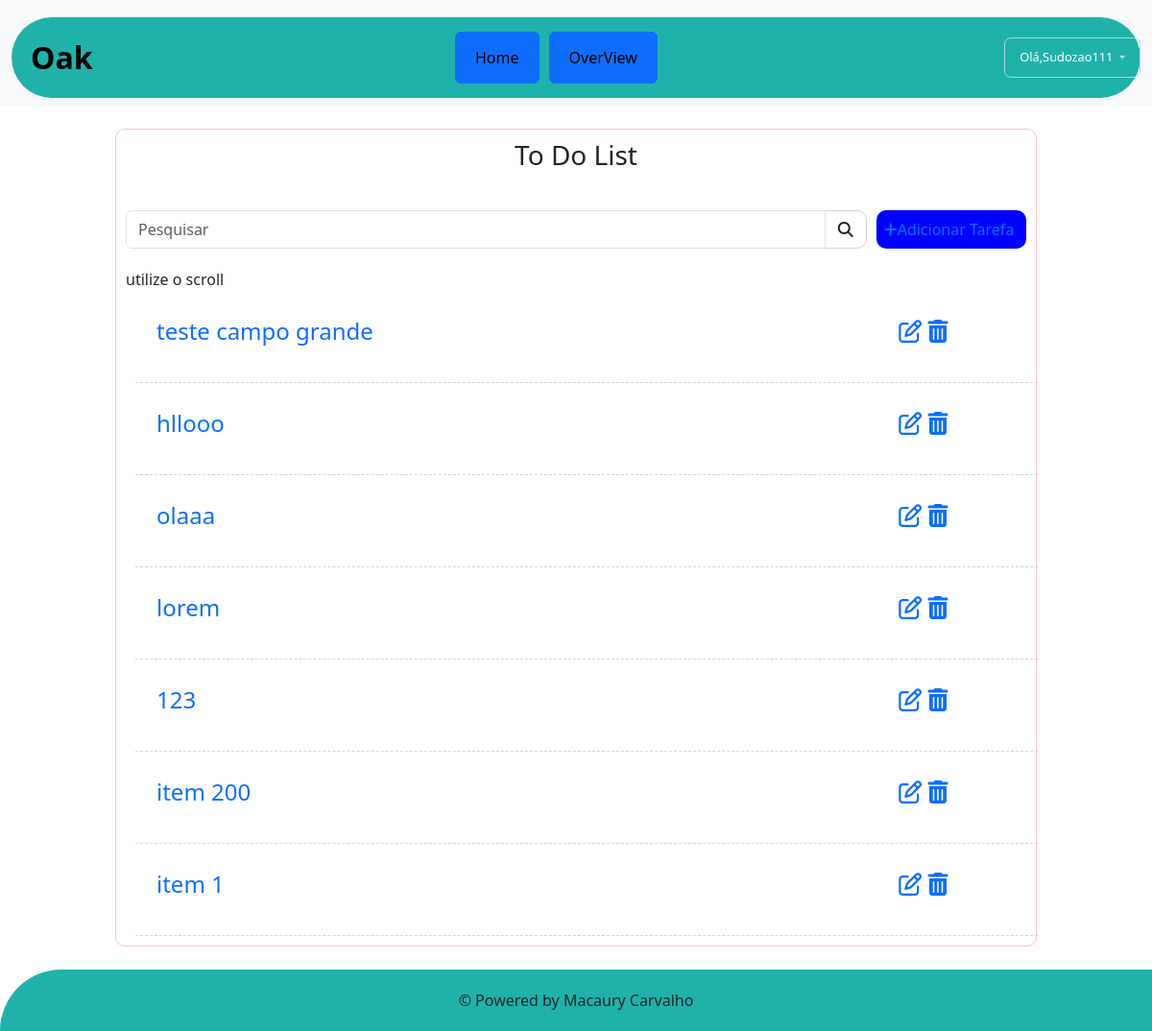
The app's page / (signed in), older data.
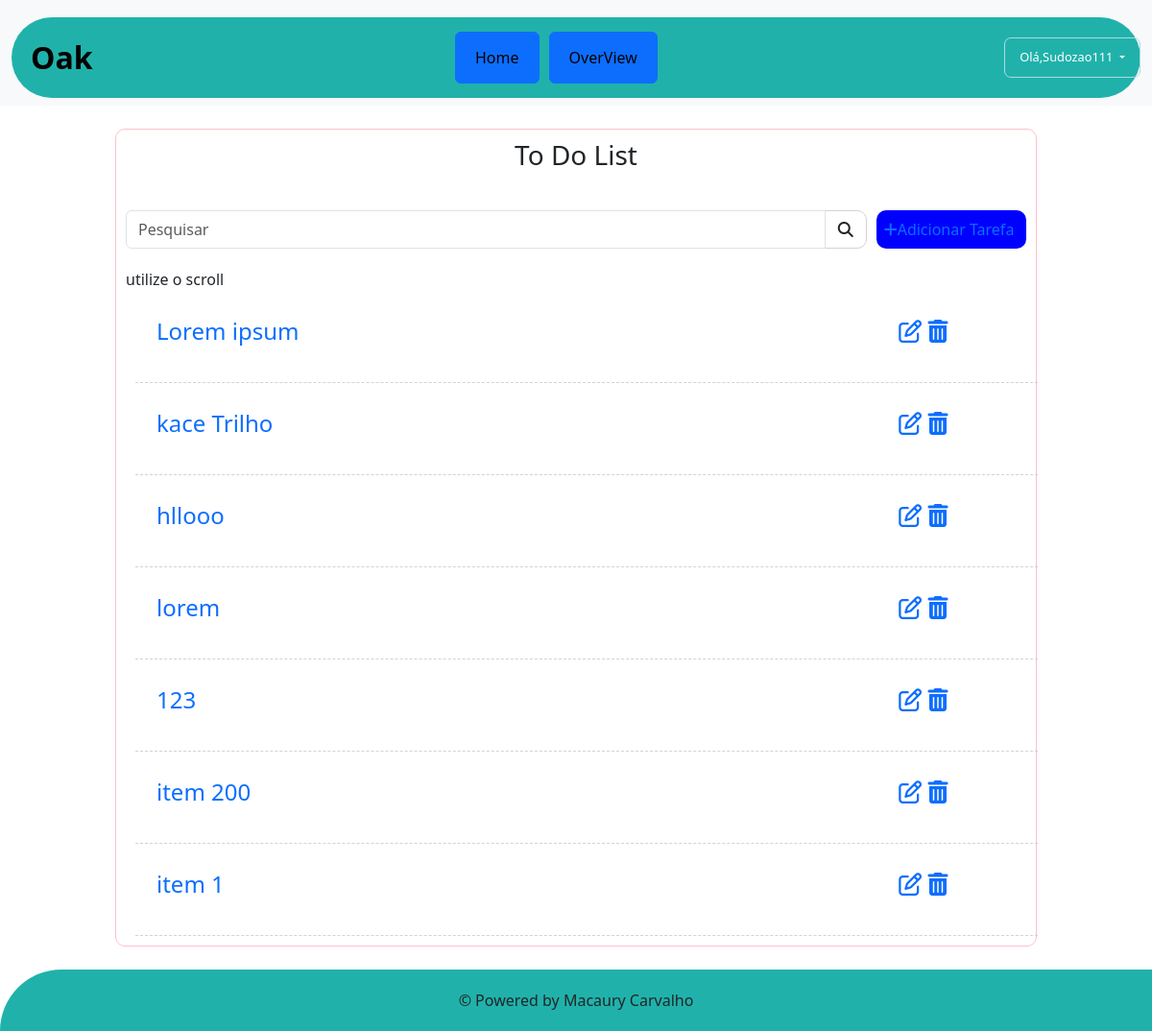
The same page, newer data.
### tarefas/models.py (models this page shows, shortened)
class Tarefas(models.Model):
    titulo = models.CharField(max_length=254)
    descricao = models.TextField()
    usuario = models.ForeignKey(get_user_model(),on_delete=models.CASCADE)
    created_at = models.DateTimeField(auto_now_add=True)
    update_at = models.DateTimeField(auto_now=True)

### tarefas/views.py (the view)
# urls.py: path('',views.listaTarefas,name='Listagem'),
@login_required
def listaTarefas(request):
    tarefas_list = Tarefas.objects.all().order_by('-created_at').filter(usuario=request.user)
    search = request.GET.get('search')
    if search:
        tarefas = Tarefas.objects.filter(titulo__icontains=search, usuario=request.user)
        return render(request,'tarefas/list.html',{'tarefas':tarefas})
    else:
        return render(request,'tarefas/list.html',{'tarefas':tarefas_list})

### templates/tarefas/list.html (shortened to what this page needs)
{% extends 'base.html' %}
{% block content %}
<div class="list-div">
  <h3>To Do List</h3>
  <div class="row-barra ">
    <div class="col-sm-10">
      <form method="get" id="search-form">
        <div class="input-group">
          <input type="text" class="form-control" placeholder="Pesquisar" name="search" value="{{request.GET.search}}">
          <div class="input-group-btn">
            <button class="btn btn-default" id="search-btn" type="submit">
              <i class="fa fa-search"></i>
            </button>
          </div>
        </div>
      </form>
    </div>
    <div class="col-sm-2">
      <a id="add-button" href="novaTarefa/">
        <div class="add-div">
          <i class="fa fa-plus"></i>Adicionar Tarefa
      </a>
    </div>
  </div>
</div>
<div class="span-scrool" style="width:100% ;">  <span>utilize o scroll</span></div>
<div class="row-item">
  {% for Tarefa in tarefas %}
  <div class="row item ">
    <div class="col-sm-10 ">
      <span class="titulo-item"><a class="link" href="/tarefa/{{Tarefa.id}}">{{Tarefa.titulo}}</a></span>
    </div>
    <div class="col-sm-2 icones">
      <a href="editar/{{Tarefa.id}}"><span><i class="fa fa-edit"></i></span>
      </a>
      <a href="delete/{{Tarefa.id}}" class="delete-btn"><span><i class="fa fa-trash"></i></span>
      </a>
    </div>
  </div>
  {% endfor %}
</div>
{% endblock %}

Row changes from the older to the newer data that the page shows:
removed Tarefas: titulo "teste campo grande"
removed Tarefas: titulo "olaaa"
added Tarefas: titulo "Lorem ipsum"
added Tarefas: titulo "kace Trilho"
